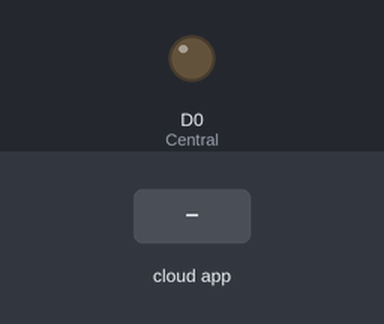
Simulated run of this sketch. Board: ESP8266 (NodeMCU). On the bench: output pins drawn as LEDs (lit = HIGH). The inputs (shaded band) are chosen by the test bench. WiFi joins after 1.5 s; servers stay silent unless stated; the Firebase database answers and starts empty; what the sketch prints to the serial monitor is not drawn.

Above: at 2.7 s.
2.8 s: the phone or cloud app sets Central to 1
At 4.0 s:
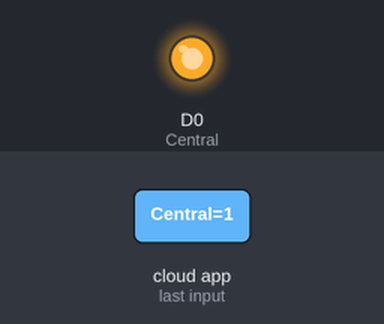
4.3 s: the phone or cloud app sets Central to 0
At 5.2 s:
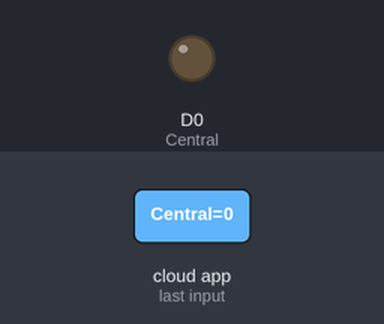
Timing chart, 0 to 7.3 s (numbered marks = the images above; inputs shaded):
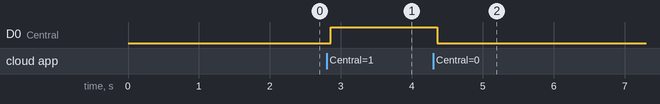

The sketch:

Arduino_SmartHome.ino
```cpp
#include <ESP8266WiFi.h>
#include <FirebaseArduino.h>
//#include "DHT.h"
//#define DHTTYPE DHT11
#define FIREBASE_HOST "smarthomebylanga-15287.firebaseio.com"
#define FIREBASE_AUTH "WwR7MPQGw6IUzF1uGYoaRlNO0HNM1VEWc956aRQr"
#define WIFI_SSID "Casa"
#define WIFI_PASSWORD "carolegui"
//#define dht_dpin D6
//DHT dht(dht_dpin, DHTTYPE);

//PIN DECLARATION
int Central = D0;
//int Wall = D1;
//int Central = D2;
//int Fridge = D3;
//int KitchenHood = D4;
//int Stove = D5;
//int Microwave = D7;
//int WaterHeater = D8;
//int CoffeeMachine = D9;

//float gas = A0;

//LIGHTS VARIABLES

int CentralValue;
//int WallValue;
//int CentralValue;
//int FridgeValue;
//int KitchenHoodValue;
//int StoveValue;
//int MicrowaveValue;
//int WaterHeaterValue;
//int CoffeeMachineValue;

//int TemperatureValue, HumidityValue;


void setup() {
Serial.begin(9600);
//dht.begin();

pinMode(Central, OUTPUT); //D0
//pinMode(Wall, OUTPUT); //D1
//pinMode(Central, OUTPUT); //D2
//pinMode(Fridge, OUTPUT); //D3
//pinMode(KitchenHood, OUTPUT); //D4
//pinMode(Stove, OUTPUT); //D5
//pinMode(Microwave, OUTPUT); //D7
//pinMode(WaterHeater, OUTPUT); //D8
//pinMode(CoffeeMachine, OUTPUT); //D9
//pinMode(gas, INPUT); //A0

// connect to wifi.
WiFi.begin(WIFI_SSID, WIFI_PASSWORD);
Serial.print("connecting");
while (WiFi.status() != WL_CONNECTED) {
Serial.print(".");
delay(500);
}
Serial.println();
Serial.print("connected: ");
Serial.println(WiFi.localIP());
Firebase.begin(FIREBASE_HOST, FIREBASE_AUTH);
//Firebase.set("LED_STATUS/value", 0);
//Firebase.setInt("LIGHT/value", 0);
}


void loop() {

//-----------------------------------------------------------------------TEMPERATURE AND HUMIDITY--------------------------------------------------------------

/* HumidityValue = dht.readHumidity();
 TemperatureValue = dht.readTemperature();
 Firebase.set("Home/Sensor/Temperature", TemperatureValue);
 Firebase.set("Home/Sensor/Humidity", HumidityValue);

  delay(800);
*/

//-----------------------------------------------------------------------GAS--------------------------------------------------------------

/*int gasvalue = analogRead(gas);
//Serial.println(gasvalue);*/
//-----------------------------------------------------------------------LIGHTS CONTROL--------------------------------------------------------------


//----------Island----------
CentralValue = Firebase.getInt("Home/LivingRoom/Light/Central");
if (CentralValue==1) {
//Serial.println("Light Master Bedroom ON");
digitalWrite(Central,HIGH);
//return;
//delay(10);
}
else {
//Serial.println("Light Master Bedroom OFF");
digitalWrite(Central,LOW);
}
//---------------------------------------


/*
//----------Wall----------
WallValue = Firebase.getInt("Home/Kitchen/Light/Wall");
if (WallValue==1) {
//Serial.println("Light Bedroom ON");
digitalWrite(Wall,HIGH);
//return;
//delay(10);
}
else {
//Serial.println("Light Bedroom OFF");
digitalWrite(Wall,LOW);
}
//---------------------------------


//----------Center----------
CentralValue = Firebase.getInt("Home/Kitchen/Light/Central");
if (CentralValue==1) {
//Serial.println("Light Kitchen ON");
digitalWrite(Central,HIGH);
//return;
//delay(10);
}
else {
//Serial.println("Light Kitchen OFF");
digitalWrite(Central,LOW);
}
//---------------------------------

//-----------------------------------------------------------------------POWER PLUG CONTROL--------------------------------------------------------------

//----------Fridge----------
FridgeValue = Firebase.getInt("Home/Kitchen/PowerPlug/Fridge");
if (FridgeValue==1) {
//Serial.println("Light Kitchen ON");
digitalWrite(Fridge,HIGH);
//return;
//delay(10);
}
else {
//Serial.println("Light Kitchen OFF");
digitalWrite(Fridge,LOW);
}
//---------------------------------

//----------Kitchen Hood----------
KitchenHoodValue = Firebase.getInt("Home/Kitchen/PowerPlug/KitchenHood");
Serial.println(KitchenHoodValue);
if (KitchenHoodValue==1) {
digitalWrite(KitchenHood,HIGH);
}
else {
digitalWrite(KitchenHood,LOW);
}
//------------------------------

//----------Stove----------
StoveValue = Firebase.getInt("Home/Kitchen/PowerPlug/Stove");
if (StoveValue==1) {
//Serial.println("Light Bedroom ON");
digitalWrite(Stove,HIGH);
//return;
//delay(10);
}
else {
//Serial.println("Light Bedroom OFF");
digitalWrite(Stove,LOW);
}
//------------------------------

//----------Microwave----------
MicrowaveValue = Firebase.getInt("Home/Kitchen/PowerPlug/Microwave");
if (MicrowaveValue==1) {
//Serial.println("Light Bedroom ON");
digitalWrite(Microwave,HIGH);
//return;
//delay(10);
}
else {
//Serial.println("Light Bedroom OFF");
digitalWrite(Microwave,LOW);
}
//------------------------------

//----------Water Heater----------
WaterHeaterValue = Firebase.getInt("Home/Kitchen/PowerPlug/WaterHeater");
if (WaterHeaterValue==1) {
Serial.println(WaterHeaterValue);
digitalWrite(WaterHeater,HIGH);
//return;
//delay(10);
}
else {
//Serial.println("Light Bedroom OFF");
digitalWrite(WaterHeater,LOW);
}
//------------------------------

//----------Coffee Machine----------
CoffeeMachineValue = Firebase.getInt("Home/Kitchen/PowerPlug/CoffeeMachine");
if (CoffeeMachineValue==1) {
Serial.println(CoffeeMachineValue);
digitalWrite(CoffeeMachine,HIGH);
//return;
//delay(10);
}
else {
//Serial.println("Light Bedroom OFF");
digitalWrite(CoffeeMachine,LOW);
}
//------------------------------

*/

//---------------------------------------------------------------------


}
```

Measured:
- after the input at 2.8 s, D0 (Central): LOW → HIGH after 0.05 s
- after the input at 4.3 s, D0 (Central): HIGH → LOW after 0.06 s
